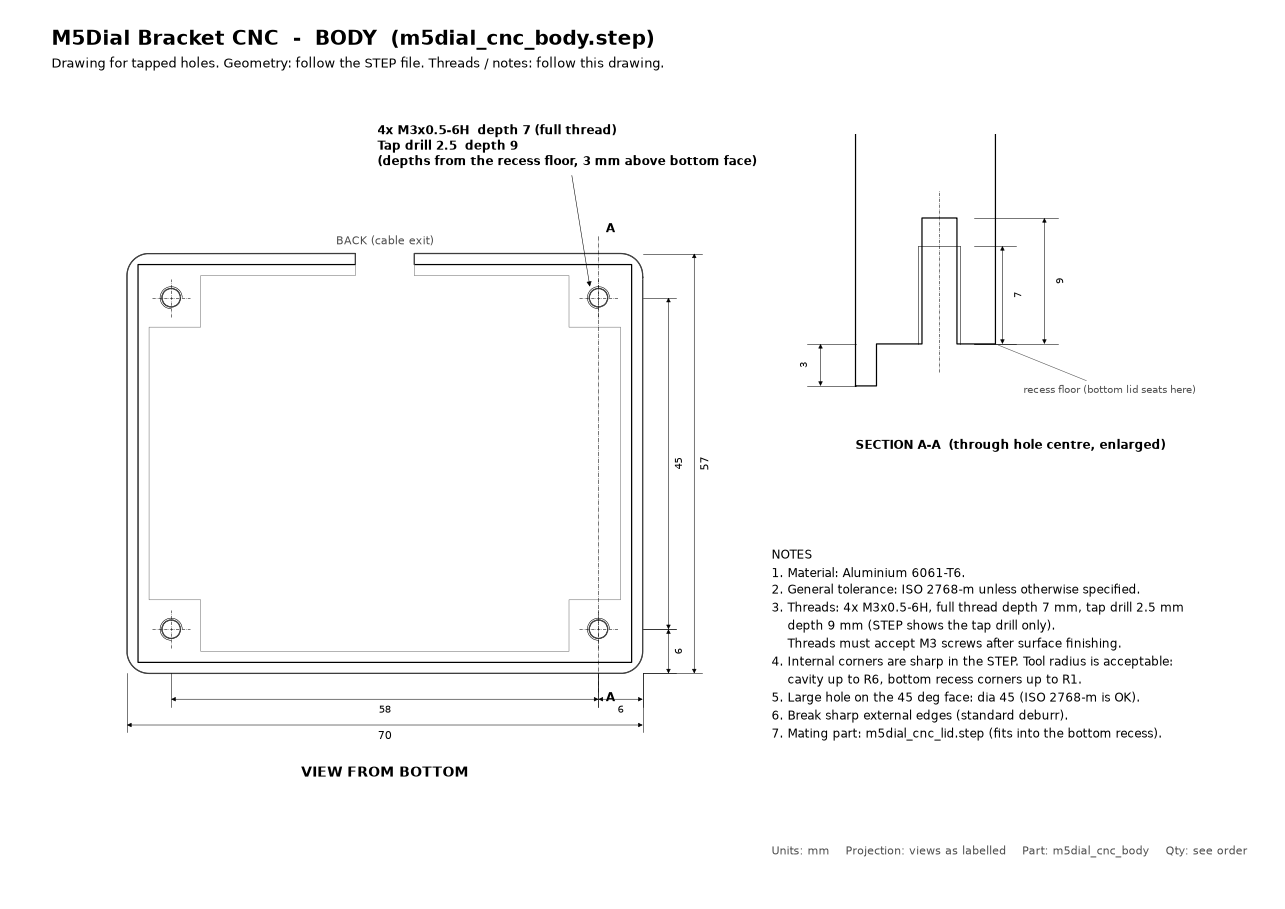

Recreate this plot in Python.
"""M5Dial Bracket CNC 版 本体の加工指示図（タップ穴）を PDF で出す。

JLCCNC など「ねじは 2D 図面で指示」の加工サービス向け。STEP（m5dial_cnc_body.step）
と同じ名前の m5dial_cnc_body.pdf を作る。図面の文字は英語（海外の加工先向け）。

形状は m5dial_cnc.py が出した m5dial_cnc_body.stl の断面から描き、寸法の数値は
m5dial_cnc.py の定数を読んで使う（両者がずれないように）。

    python cnc_drawing.py        # 先に python m5dial_cnc.py を実行しておく
"""
import ast
from pathlib import Path

import matplotlib
matplotlib.use('Agg')
import matplotlib.pyplot as plt
from matplotlib.patches import Circle, Arc
import numpy as np
import trimesh

HERE = Path(__file__).resolve().parent


def read_consts(names):
    """m5dial_cnc.py の「NAME = 数値」の定数を読む（build123d を import しないため）"""
    tree = ast.parse((HERE / 'm5dial_cnc.py').read_text())
    out = {}
    for node in tree.body:
        if isinstance(node, ast.Assign) and len(node.targets) == 1:
            t = node.targets[0]
            if isinstance(t, ast.Name) and t.id in names and isinstance(node.value, ast.Constant):
                out[t.id] = float(node.value.value)
    missing = set(names) - set(out)
    assert not missing, f'm5dial_cnc.py に定数がない: {missing}'
    return out


C = read_consts(['X_OUT', 'Y_OUT', 'SCREW_XY', 'TAP_DRILL', 'TAP_DEPTH', 'DRILL_DEPTH',
                 'LID_T', 'REBATE_WALL', 'HOLE_D'])
X, Y, S = C['X_OUT'], C['Y_OUT'], C['SCREW_XY']
LID_T = C['LID_T']
M_D = 3.0                                            # M3 の呼び径
HOLES = [(x, y) for x in (S, X - S) for y in (S, Y - S)]

LW, THIN = 0.8, 0.35


def section_lines(mesh, origin, normal, to2d):
    """断面の線分を 2D に写して返す"""
    sec = mesh.section(plane_origin=origin, plane_normal=normal)
    assert sec is not None, f'断面が空: {origin}'
    segs = []
    for ent in sec.entities:
        pts = sec.vertices[ent.points]
        segs.append(np.array([to2d(p) for p in pts]))
    return segs


def dim(ax, p0, p1, off, text, horiz=True, fs=7):
    """寸法線（p0-p1 を off だけずらした位置に、矢印と数値）"""
    p0, p1 = np.array(p0, float), np.array(p1, float)
    d = np.array([0, off]) if horiz else np.array([off, 0])
    a, b = p0 + d, p1 + d
    ax.annotate('', a, b, arrowprops=dict(arrowstyle='<|-|>', lw=THIN, color='k',
                                          shrinkA=0, shrinkB=0, mutation_scale=6))
    sgn = np.sign(off)
    ext = d / abs(off)                               # 寸法線の先へ 1mm 延ばす
    for p, q in ((p0, a), (p1, b)):                  # 寸法補助線
        ax.plot(*zip(p, q + ext), lw=THIN, color='k')
    mid = (a + b) / 2
    if horiz:
        ax.text(mid[0], mid[1] + 0.8 * sgn, text, ha='center',
                va='bottom' if sgn > 0 else 'top', fontsize=fs)
    else:
        ax.text(mid[0] + 0.8 * sgn, mid[1], text, ha='left' if sgn > 0 else 'right',
                va='center', rotation=90, fontsize=fs)


def main():
    body = trimesh.load(HERE / 'm5dial_cnc_body.stl')
    assert body.is_watertight

    fig = plt.figure(figsize=(11.69, 8.27))         # A4 横
    fig.text(0.04, 0.95, 'M5Dial Bracket CNC  -  BODY  (m5dial_cnc_body.step)',
             fontsize=13, weight='bold')
    fig.text(0.04, 0.925, 'Drawing for tapped holes. Geometry: follow the STEP file. '
             'Threads / notes: follow this drawing.', fontsize=8.5)

    # ---------------- 底面図（下から見る。左右が反転するので x を -x で描く）
    ax = fig.add_axes([0.03, 0.12, 0.55, 0.78])
    ax.set_aspect('equal')
    ax.axis('off')
    to_bottom = lambda p: (X - p[0], p[1])           # 下から見た図（右が x=0 側）
    for z, lw in ((LID_T / 2, LW), (LID_T + 0.5, THIN)):
        for s in section_lines(body, (0, 0, z), (0, 0, 1), to_bottom):
            ax.plot(s[:, 0], s[:, 1], color='k' if lw == LW else '0.45', lw=lw)
    for x, y in HOLES:                               # ねじ: 下穴（実線）＋ 谷径 3/4 円（細線）
        cx, cy = X - x, y
        ax.add_patch(Circle((cx, cy), C['TAP_DRILL'] / 2, fill=False, lw=LW))
        ax.add_patch(Arc((cx, cy), M_D, M_D, theta1=0, theta2=270, lw=THIN))
        ax.plot([cx - 2.6, cx + 2.6], [cy, cy], lw=THIN, color='k', ls=(0, (6, 2, 1, 2)))
        ax.plot([cx, cx], [cy - 2.6, cy + 2.6], lw=THIN, color='k', ls=(0, (6, 2, 1, 2)))

    # 断面 A-A の切断線（x = SCREW_XY）
    ax.plot([X - S] * 2, [-2.5, Y + 2.5], lw=THIN, color='k', ls=(0, (8, 2, 1, 2)))
    for yy in (-2.5, Y + 2.5):
        ax.text(X - S + 1.0, yy, 'A', fontsize=8, weight='bold', ha='left',
                va='top' if yy < 0 else 'bottom')

    # 寸法（外形・ねじ位置）
    dim(ax, (0, 0), (X, 0), -7, f'{X:g}')
    dim(ax, (X - S, 0), (S, 0), -3.5, f'{X - 2 * S:g}', fs=6.5)
    dim(ax, (X, 0), (X - S, 0), -3.5, f'{S:g}', fs=6.5)
    dim(ax, (X, 0), (X, Y), 7, f'{Y:g}', horiz=False)
    dim(ax, (X, S), (X, Y - S), 3.5, f'{Y - 2 * S:g}', horiz=False, fs=6.5)
    dim(ax, (X, 0), (X, S), 3.5, f'{S:g}', horiz=False, fs=6.5)

    # 穴の指示
    hx, hy = X - S, Y - S
    ax.annotate(f'4x M3x0.5-6H  depth {C["TAP_DEPTH"]:g} (full thread)\n'
                f'Tap drill {C["TAP_DRILL"]:g}  depth {C["DRILL_DEPTH"]:g}\n'
                f'(depths from the recess floor, {LID_T:g} mm above bottom face)',
                xy=(hx - 1.1, hy + 1.1), xytext=(hx - 30, Y + 12), fontsize=8, weight='bold',
                arrowprops=dict(arrowstyle='-|>', lw=THIN, color='k', mutation_scale=7))
    ax.text(X / 2, Y + 0.9, 'BACK (cable exit)', ha='center', va='bottom', fontsize=7,
            color='0.3')
    ax.text(X / 2, -14, 'VIEW FROM BOTTOM', ha='center', fontsize=9, weight='bold')
    ax.set_xlim(-12, X + 14)
    ax.set_ylim(-17, Y + 22)

    # ---------------- 断面 A-A（タップ穴の中心、x = SCREW_XY の YZ 面）
    ax2 = fig.add_axes([0.60, 0.45, 0.37, 0.45])
    ax2.set_aspect('equal')
    ax2.axis('off')
    for s in section_lines(body, (S, 0, 0), (1, 0, 0), lambda p: (p[1], p[2])):
        ax2.plot(s[:, 0], s[:, 1], color='k', lw=LW)
    z0, zt, zd = LID_T, LID_T + C['TAP_DEPTH'], LID_T + C['DRILL_DEPTH']
    for sx in (-1, 1):                               # ねじの外径線（細線）
        ax2.plot([S + sx * M_D / 2] * 2, [z0, zt], lw=THIN, color='k')
    ax2.plot([S - M_D / 2, S + M_D / 2], [zt, zt], lw=THIN, color='k')
    ax2.plot([S, S], [z0 - 2, zd + 2], lw=THIN, color='k', ls=(0, (6, 2, 1, 2)))
    dim(ax2, (S + 2.5, z0), (S + 2.5, zt), 2.0, f'{C["TAP_DEPTH"]:g}', horiz=False, fs=6.5)
    dim(ax2, (S + 2.5, z0), (S + 2.5, zd), 5.0, f'{C["DRILL_DEPTH"]:g}', horiz=False, fs=6.5)
    dim(ax2, (-0.0, 0), (-0.0, z0), -2.5, f'{LID_T:g}', horiz=False, fs=6.5)
    ax2.annotate('recess floor (bottom lid seats here)', xy=(S + 4, z0), xytext=(S + 6, z0 - 3.5),
                 fontsize=6.5, color='0.3',
                 arrowprops=dict(arrowstyle='-', lw=THIN, color='0.3'))
    ax2.text(S - 6, -4.5, 'SECTION A-A  (through hole centre, enlarged)',
             fontsize=8, weight='bold')
    ax2.set_xlim(-6, 28)
    ax2.set_ylim(-5, 18)

    # ---------------- 注記
    notes = [
        'NOTES',
        '1. Material: Aluminium 6061-T6.',
        '2. General tolerance: ISO 2768-m unless otherwise specified.',
        f'3. Threads: 4x M3x0.5-6H, full thread depth {C["TAP_DEPTH"]:g} mm, '
        f'tap drill {C["TAP_DRILL"]:g} mm',
        f'    depth {C["DRILL_DEPTH"]:g} mm (STEP shows the tap drill only).',
        '    Threads must accept M3 screws after surface finishing.',
        '4. Internal corners are sharp in the STEP. Tool radius is acceptable:',
        '    cavity up to R6, bottom recess corners up to R1.',
        f'5. Large hole on the 45 deg face: dia {C["HOLE_D"]:g} (ISO 2768-m is OK).',
        '6. Break sharp external edges (standard deburr).',
        '7. Mating part: m5dial_cnc_lid.step (fits into the bottom recess).',
    ]
    fig.text(0.60, 0.40, '\n'.join(notes), fontsize=7.6, va='top', family='DejaVu Sans',
             linespacing=1.55)
    fig.text(0.60, 0.06, 'Units: mm    Projection: views as labelled    '
             'Part: m5dial_cnc_body    Qty: see order', fontsize=7, color='0.3')

    out = HERE / 'm5dial_cnc_body.pdf'
    fig.savefig(out)
    fig.savefig(HERE / 'cnc_drawing.png', dpi=110)
    print(f'wrote {out.name}, cnc_drawing.png')


if __name__ == '__main__':
    main()
